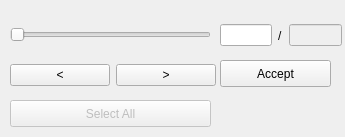
<?xml version="1.0" encoding="UTF-8"?>
<ui version="4.0">
 <class>Form</class>
 <widget class="QWidget" name="Form">
  <property name="geometry">
   <rect>
    <x>0</x>
    <y>0</y>
    <width>345</width>
    <height>137</height>
   </rect>
  </property>
  <property name="windowTitle">
   <string>Form</string>
  </property>
  <widget class="QSlider" name="slider_slect_number">
   <property name="geometry">
    <rect>
     <x>10</x>
     <y>20</y>
     <width>201</width>
     <height>29</height>
    </rect>
   </property>
   <property name="orientation">
    <enum>Qt::Horizontal</enum>
   </property>
  </widget>
  <widget class="QWidget" name="horizontalLayoutWidget">
   <property name="geometry">
    <rect>
     <x>10</x>
     <y>50</y>
     <width>206</width>
     <height>51</height>
    </rect>
   </property>
   <layout class="QHBoxLayout" name="horizontalLayout">
    <item>
     <widget class="QPushButton" name="pushbutton_select_backward">
      <property name="text">
       <string>&lt;</string>
      </property>
     </widget>
    </item>
    <item>
     <widget class="QPushButton" name="pushbutton_select_forward">
      <property name="text">
       <string>&gt;</string>
      </property>
     </widget>
    </item>
   </layout>
  </widget>
  <widget class="QPushButton" name="pushbutton_selectall">
   <property name="enabled">
    <bool>false</bool>
   </property>
   <property name="geometry">
    <rect>
     <x>10</x>
     <y>100</y>
     <width>201</width>
     <height>27</height>
    </rect>
   </property>
   <property name="text">
    <string>Select All</string>
   </property>
  </widget>
  <widget class="QPushButton" name="pushbutton_accept">
   <property name="geometry">
    <rect>
     <x>220</x>
     <y>60</y>
     <width>111</width>
     <height>27</height>
    </rect>
   </property>
   <property name="text">
    <string>Accept</string>
   </property>
  </widget>
  <widget class="QWidget" name="horizontalLayoutWidget_2">
   <property name="geometry">
    <rect>
     <x>220</x>
     <y>20</y>
     <width>122</width>
     <height>31</height>
    </rect>
   </property>
   <layout class="QHBoxLayout" name="horizontalLayout_2">
    <item>
     <widget class="QLineEdit" name="lineedit_select_number">
      <property name="inputMask">
       <string/>
      </property>
      <property name="clearButtonEnabled">
       <bool>false</bool>
      </property>
     </widget>
    </item>
    <item>
     <widget class="QLabel" name="label">
      <property name="text">
       <string>/</string>
      </property>
     </widget>
    </item>
    <item>
     <widget class="QLineEdit" name="lineedit_max">
      <property name="enabled">
       <bool>false</bool>
      </property>
      <property name="frame">
       <bool>true</bool>
      </property>
      <property name="readOnly">
       <bool>true</bool>
      </property>
     </widget>
    </item>
   </layout>
  </widget>
 </widget>
 <resources/>
 <connections/>
</ui>
